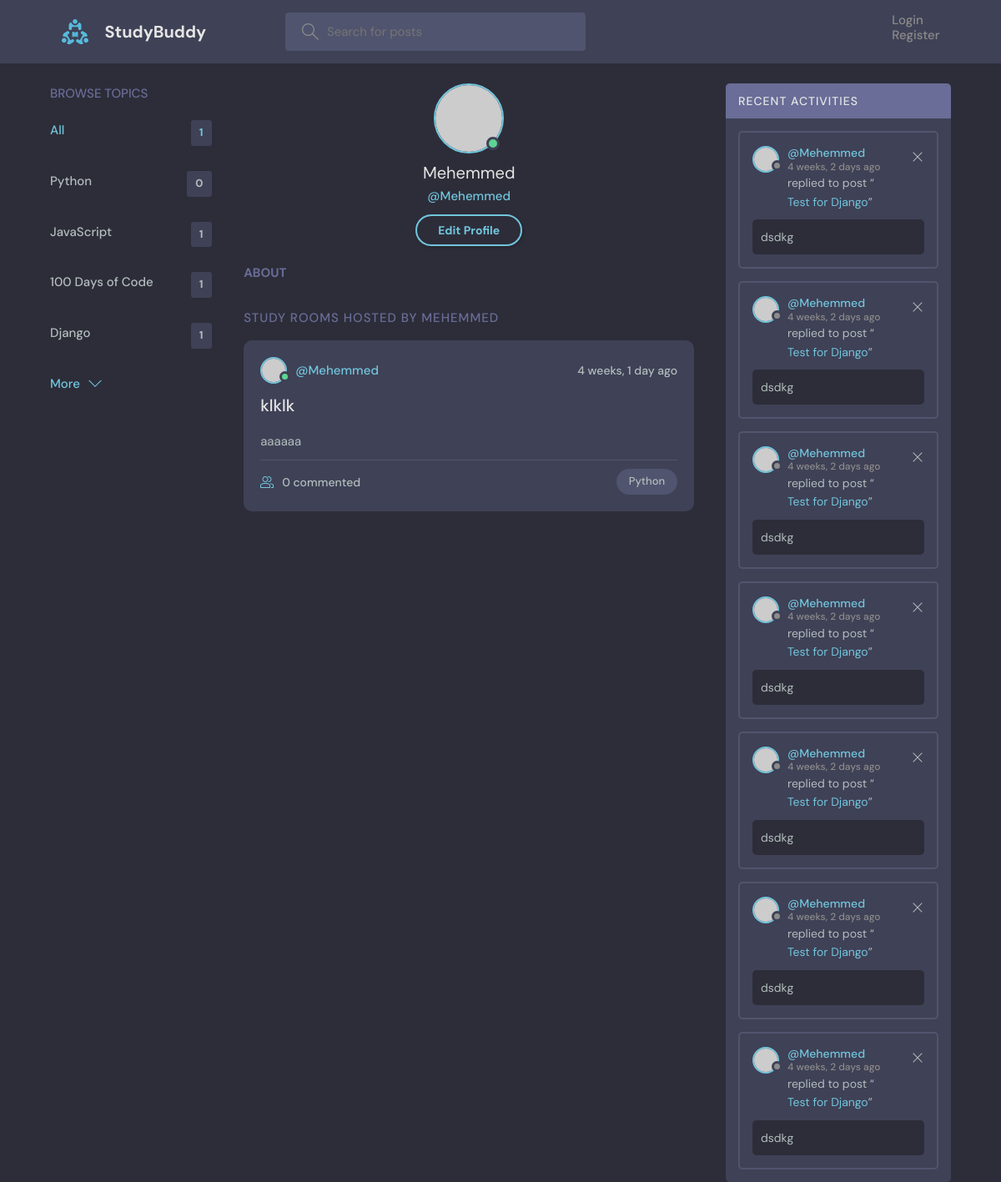
Page /user_profile/1 on the committed database.
### myApp/models.py (models this page shows, shortened)
class Topic(models.Model):
    name = models.CharField(max_length = 200)

class Room(models.Model):
    host = models.ForeignKey(User, on_delete = models.CASCADE)
    topic = models.ForeignKey(Topic, on_delete = models.SET_NULL, null = True, related_name = "topic_room_set")
    name = models.CharField(max_length = 30)
    description = models.TextField(null = True, blank = True)
    participants = models.ManyToManyField(User, related_name = "particpiants", blank = True)
    updated = models.DateTimeField(auto_now = True)
    created = models.DateTimeField(auto_now_add = True)
    class Meta:
        ordering = ['-created']

class Message(models.Model):
    user = models.ForeignKey(User, on_delete = models.CASCADE)
    room = models.ForeignKey(Room, on_delete = models.CASCADE)
    body = models.TextField()
    updated = models.DateTimeField(auto_now = True)
    created = models.DateTimeField(auto_now_add = True)

### myApp/views.py (the view)
# urls.py: path("user_profile/<int:id>",views.user_profile,name = 'profile'),
def user_profile(request,id):
    topic = request.GET.get('topic') if request.GET.get('topic') != None else ''
    user = User.objects.get(id = id)
    room_list = user.room_set.filter(host = user, topic__name__icontains = topic)
    topics = Topic.objects.all()
    recent_activity = user.message_set.all()
    context = {"user":user, "rooms":room_list,
               "topics":topics,"room_count":room_list.count(),
               "recent_messages":recent_activity
            }
    return render(request, "user_profile.html",context)

### templates/user_profile.html (shortened to what this page needs)
{% extends 'base.html' %}
{% load static %}
{% block content %}
<main class="profile-page layout layout--3">
  <div class="container">
    {% include 'topics.html' %}
    <div class="roomList">
      <div class="profile">
        <div class="profile__avatar">
          <div class="avatar avatar--large active">
            <img src="https://randomuser.me/api/portraits/men/11.jpg" />
          </div>
        </div>
        <div class="profile__info">
          <h3>{{ user }}</h3>
          <p>@{{ user.username }}</p>
          <a href="edit-user.html" class="btn btn--main btn--pill">Edit Profile</a>
        </div>
        <div class="profile__about">
          <h3>About</h3>
        </div>
      </div>
      <div class="roomList__header">
        <div>
          <h2>Study Rooms Hosted by {{ user.username }}</a>
          </h2>
        </div>
      </div>
      {% for i in rooms %}
      <div class="roomListRoom">
        <div class="roomListRoom__header">
          <a href="{% url 'profile' user.id %}" class="roomListRoom__author">
            <div class="avatar avatar--small active">
              <img src="https://randomuser.me/api/portraits/men/11.jpg" />
            </div>
            <span>@{{ user.username }}</span>
          </a>
          <div class="roomListRoom__actions">
            <span>{{ i.created|timesince }} ago</span>
          </div>
        </div>
        <div class="roomListRoom__content">
          <a href="{% url 'rooms' i.id %}">{{ i.name }}</a>
          <p>
            {{ i.description }}
          </p>
        </div>
        <div class="roomListRoom__meta">
          <a class="roomListRoom__joined">
            {{ i.message_set.count }} commented
          </a>
          <p class="roomListRoom__topic">Python</p>
        </div>
      </div>
      {% endfor %}
    </div>
    {% include 'activity.html' %}
  </div>
</main>
{% endblock %}

### templates/base.html (shortened to what this page needs)
{% load static %}
<!DOCTYPE html>
<html lang="en">
  <head>
    <link rel="stylesheet" href="{% static 'styles/style.css' %}">
</head>
<body>
    {% include 'header.html' %}
    {% block content %}
    {% endblock %}
</body>
</html>

### templates/header.html (shortened to what this page needs)
<header class="header header--loggedIn">
    <div class="container">
        <a href="/" class="header__logo">
            <img src="assets/logo.svg" />
            <h1>StudyBuddy</h1>
        </a>
        <form class="header__search" method="GET" action="{% url 'home' %}">
            <label>
                <input placeholder="Search for posts" type="search" name="q" />
            </label>
        </form>
        <nav class="header__menu">
            {% if request.user.is_authenticated %}
                <a href="{% url 'profile' request.user.id %}">
                    <div class="avatar avatar--medium active">
                    <img src="https://randomuser.me/api/portraits/men/37.jpg" />
                    </div>
                    <p>{{ request.user.name }} <span>@{{ request.user.username }}</span></p>
                    <svg version="1.1" xmlns="http://www.w3.org/2000/svg" width="32" height="32" viewBox="0 0 32 32">
                    <title>chevron-down</title>
                    <path d="M16 21l-13-13h-3l16 16 16-16h-3l-13 13z"></path>
                    </svg>
                </a>
                <a href="{% url 'logout' %}">
                    Logout
                </a>
            {% else %}
                <a href="{% url 'login' %}">
                    <p>Login</p>
                </a>
                <a href="{% url 'register' %}">
                    <p>Register</p>
                </a>
            {% endif %}
        </nav>
    </div>
</header>

### templates/topics.html
<div class="topics">
  <div class="topics__header">
    <h2>Browse Topics</h2>
  </div>
  <ul class="topics__list">
    <li>
      <a href="{% url 'home' %}" class="active">All <span>{{ room_count }}</span></a>
    </li>
    {% for i in topics %}
      <li>
        <a href="{% url 'home' %}?topic={{i.name}}">{{ i.name }} <span>{{ i.topic_room_set.all.count }}</span></a>
      </li>
    {% endfor %}
  </ul>
  <a class="btn btn--link" href="">
    More
    <svg version="1.1" xmlns="http://www.w3.org/2000/svg" width="32" height="32" viewBox="0 0 32 32">
      <title>chevron-down</title>
      <path d="M16 21l-13-13h-3l16 16 16-16h-3l-13 13z"></path>
    </svg>
  </a>
</div>

### templates/activity.html
<div class="activities">
  <div class="activities__header">
    <h2>Recent Activities</h2>
  </div>
  {% for i in recent_messages %}
  <div class="activities__box">
    <div class="activities__boxHeader roomListRoom__header">
      <a href="{% url 'profile' i.user.id %}" class="roomListRoom__author">
        <div class="avatar avatar--small">
          <img src="https://randomuser.me/api/portraits/women/11.jpg" />
        </div>
        <p>
          @{{ i.user.username }}
          <span>{{ i.created|timesince }} ago</span>
        </p>
      </a>
      <div class="roomListRoom__actions">
        <a href="#">
          <svg version="1.1" xmlns="http://www.w3.org/2000/svg" width="32" height="32" viewBox="0 0 32 32">
            <title>remove</title>
            <path
              d="M27.314 6.019l-1.333-1.333-9.98 9.981-9.981-9.981-1.333 1.333 9.981 9.981-9.981 9.98 1.333 1.333 9.981-9.98 9.98 9.98 1.333-1.333-9.98-9.98 9.98-9.981z"
            ></path>
          </svg>
        </a>
      </div>
    </div>
    <div class="activities__boxContent">
      <p>replied to post “<a href="{% url 'rooms' i.room.id %}">{{ i.room.name }}</a>”</p>
      <div class="activities__boxRoomContent">
        {{ i.body|truncatechars:20 }}
      </div>
    </div>
  </div>
  {% endfor %}
</div>

### rows in the picture
Topic: name "Python", topic_room_set.all.count "0"
Topic: name "JavaScript", topic_room_set.all.count "1"
Topic: name "100 Days of Code", topic_room_set.all.count "1"
Topic: name "Django", topic_room_set.all.count "1"
Room: created "4 weeks, 1 day", name "klklk", description "aaaaaa", message_set.count "0"
Message: user.username "Mehemmed", created "4 weeks, 2 days", room.name "Test for Django", body "dsdkg"
Message: user.username "Mehemmed", created "4 weeks, 2 days", room.name "Test for Django", body "dsdkg"
Message: user.username "Mehemmed", created "4 weeks, 2 days", room.name "Test for Django", body "dsdkg"
Message: user.username "Mehemmed", created "4 weeks, 2 days", room.name "Test for Django", body "dsdkg"
Message: user.username "Mehemmed", created "4 weeks, 2 days", room.name "Test for Django", body "dsdkg"
Message: user.username "Mehemmed", created "4 weeks, 2 days", room.name "Test for Django", body "dsdkg"
Message: user.username "Mehemmed", created "4 weeks, 2 days", room.name "Test for Django", body "dsdkg"

### other values in the picture
{{ room_count }} "1"
{{ user }} "Mehemmed"
{{ user.username }} "Mehemmed"
{{ user.username }} "MEHEMMED"
